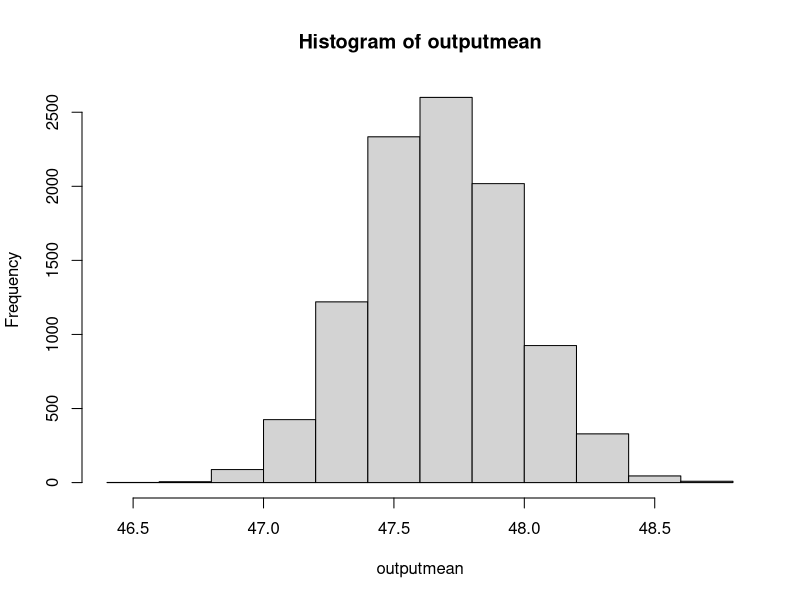
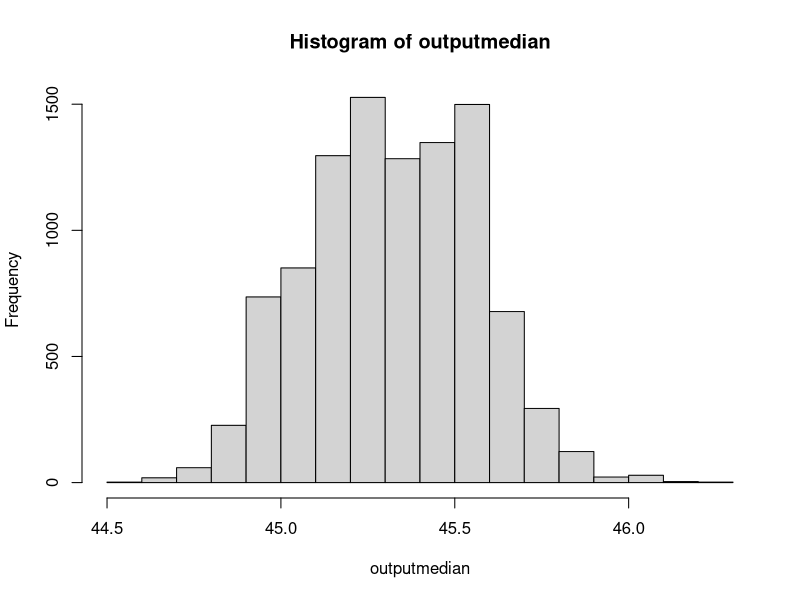

The R script that drew these images, in order:
## ---- chunk 1
eclsk <- read.csv("eclsk.csv")
## ---- chunk 2
boot_score <- function(data){
n <- nrow(data)
boot <- sample(1:n, replace=TRUE)
read_boot <- data$read[boot]
mean(read_boot)
}
## ---- chunk 3
n_sims <- 10000
outputmean <- replicate(n_sims, boot_score(data=eclsk))
## ---- chunk 4
hist(outputmean)
print(sd(outputmean))
## ---- chunk 5
boot_score <- function(data){
n <- nrow(data)
boot <- sample(1:n, replace=TRUE)
read_boot <- data$read[boot]
median(read_boot)
}

n_sims <- 10000
outputmedian <- replicate(n_sims, boot_score(data=eclsk))

hist(outputmedian)
